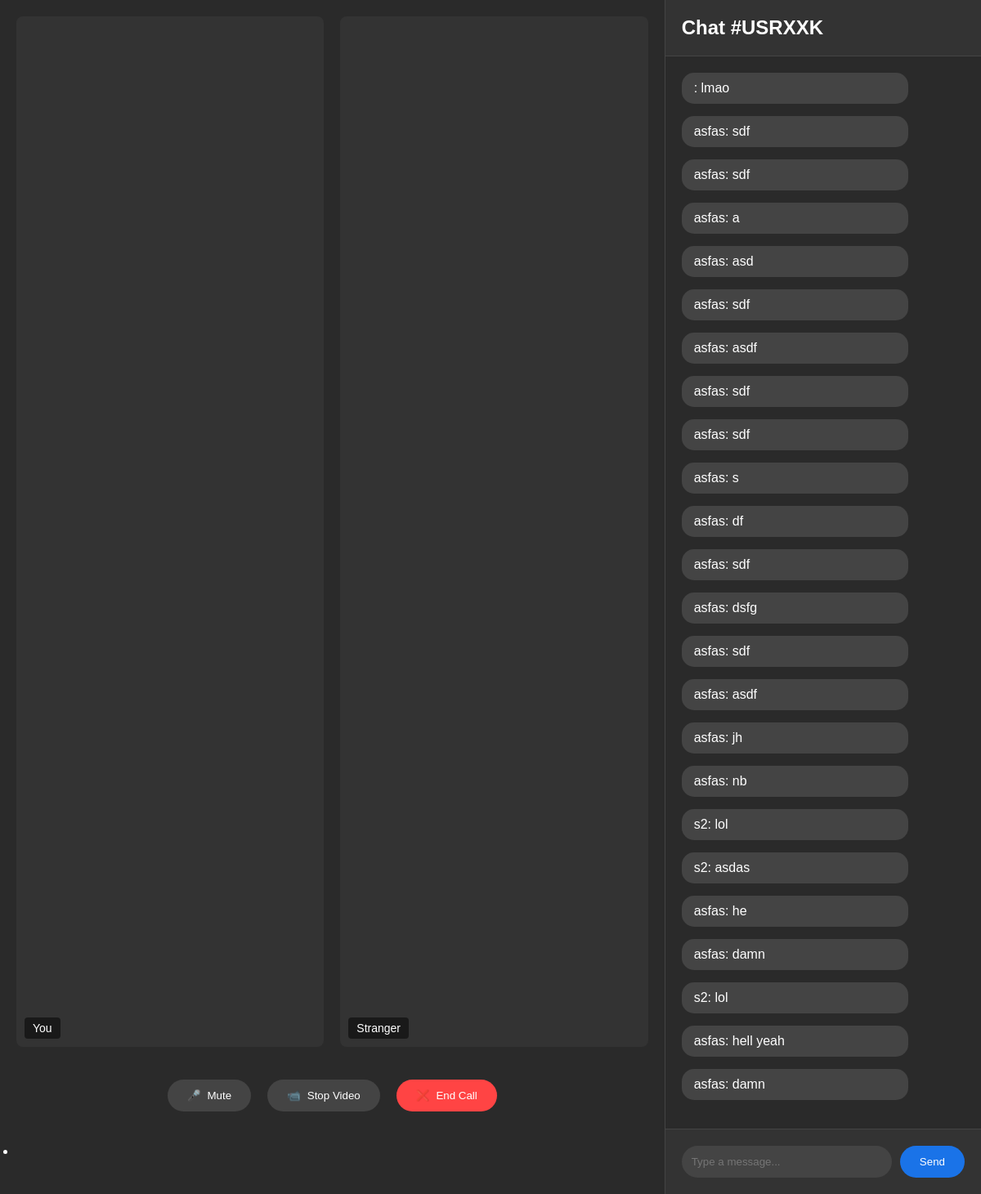
/chat/USRXXK/, run on the app's committed database.
### base/models.py (models this page shows, shortened)
class Room(models.Model):
    code = models.CharField(max_length=8, unique=True)
    created_at = models.DateTimeField(auto_now_add=True)

class Message(models.Model):
    room = models.ForeignKey(Room, on_delete=models.CASCADE)
    user = models.CharField(max_length=200)
    content = models.TextField()
    created_at = models.DateTimeField(auto_now_add=True)

### base/views.py (the view)
# urls.py: path('chat/<code>/', views.chat, name='chat'),
def chat(request, code):
    room = Room.objects.get(code=code)
    messages = Message.objects.filter(room=room)
    return render(request, 'base/chat.html', {"room": room, "messages": messages})

### templates/base/chat.html (shortened to what this page needs)
<!DOCTYPE html>
<html lang="en">
{% load static %}
<head>
</head>
<body>
    <div class="main-container">
        <div class="video-section">
            <div class="video-container">
                <div class="video-box">
                    <video id="localVideo" autoplay playsinline></video>
                    <div class="video-label">You</div>
                </div>
                <div class="video-box">
                    <video id="remoteVideo" autoplay playsinline></video>
                    <div class="video-label">Stranger</div>
                </div>
            </div>
            <div class="controls">
                <button class="control-btn">
                    <span>🎤</span>
                    Mute
                </button>
                <button class="control-btn">
                    <span>📹</span>
                    Stop Video
                </button>
                <button class="control-btn end">
                    <span>❌</span>
                    End Call
                </button>
            </div>
            <ul id="message_list">
                <li id="message_list_item">
                </li>
            </ul>
        </div>
        <div class="chat-section">
            <div class="chat-header">
                <h2>Chat #{{room.code}}</h2>
            </div>
            <div class="chat-messages">
                {% for message in messages %}
                <div class="message {% if message.user == request.session.name %}sent{% else %}received{% endif %}">
                    <div class="message-content">
                        {{message.user}}: {{message.content}}
                    </div>
                </div>
                {% endfor %}
            </div>
            <div class="chat-input">
                <form id="chatForm">
                    <input type="text" placeholder="Type a message..." />
                    <button type="submit">Send</button>
                </form>
            </div>
        </div>
    </div>
</body>
</html>

### templates/base/chat.html (style rules this page uses)
* { margin: 0; padding: 0; box-sizing: border-box; }
body { font-family: Arial, sans-serif; background-color: #1a1a1a; color: white; height: 100vh; display: flex; }
.main-container { display: flex; width: 100%; height: 100vh; }
.video-section { flex: 2; padding: 20px; display: flex; flex-direction: column; gap: 20px; background-color: #2a2a2a; }
.video-container { display: grid; grid-template-columns: repeat(2, 1fr); gap: 20px; height: calc(100vh - 200px); }
.video-box { background-color: #333; border-radius: 8px; overflow: hidden; position: relative; }
.video-box video { width: 100%; height: 100%; object-fit: cover; }
.video-label { position: absolute; bottom: 10px; left: 10px; background-color: rgba(0, 0, 0, 0.5); padding: 5px 10px; border-radius: 4px; font-size: 14px; }
.controls { display: flex; justify-content: center; gap: 20px; padding: 20px; }
.control-btn { background-color: #444; border: none; color: white; padding: 12px 24px; border-radius: 25px; cursor: pointer; display: flex; align-items: center; gap: 8px; transition: background-color 0.3s; }
.control-btn.end { background-color: #ff4444; }
.chat-section { flex: 1; display: flex; flex-direction: column; background-color: #2a2a2a; border-left: 1px solid #444; }
.chat-header { padding: 20px; background-color: #333; border-bottom: 1px solid #444; }
.chat-messages { flex: 1; padding: 20px; overflow-y: auto; }
.message { margin-bottom: 15px; max-width: 80%; }
.message-content { padding: 10px 15px; border-radius: 15px; background-color: #444; }
.chat-input { padding: 20px; background-color: #333; border-top: 1px solid #444; }
.chat-input form { display: flex; gap: 10px; }
.chat-input input { flex: 1; padding: 12px; border: none; border-radius: 25px; background-color: #444; color: white; }
.chat-input button { padding: 12px 24px; border: none; border-radius: 25px; background-color: #1a73e8; color: white; cursor: pointer; }

### data on the page
Room: code "USRXXK"
Message: content "lmao"
Message: user "asfas", content "sdf"
Message: user "asfas", content "sdf"
Message: user "asfas", content "a"
Message: user "asfas", content "asd"
Message: user "asfas", content "sdf"
Message: user "asfas", content "asdf"
Message: user "asfas", content "sdf"
Message: user "asfas", content "sdf"
Message: user "asfas", content "s"
Message: user "asfas", content "df"
Message: user "asfas", content "sdf"
Message: user "asfas", content "dsfg"
Message: user "asfas", content "sdf"
Message: user "asfas", content "asdf"
Message: user "asfas", content "jh"
Message: user "asfas", content "nb"
Message: user "s2", content "lol"
Message: user "s2", content "asdas"
Message: user "asfas", content "he"
Message: user "asfas", content "damn"
Message: user "s2", content "lol"
Message: user "asfas", content "hell yeah"
Message: user "asfas", content "damn"
